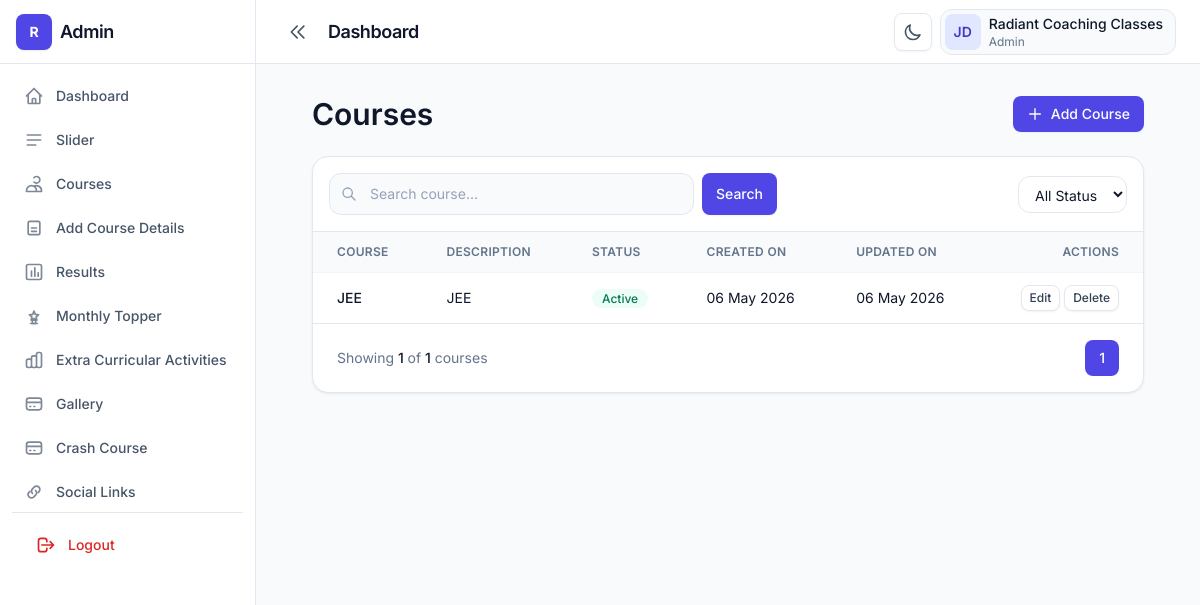
Page /courses.php (signed in) on the earlier database version.
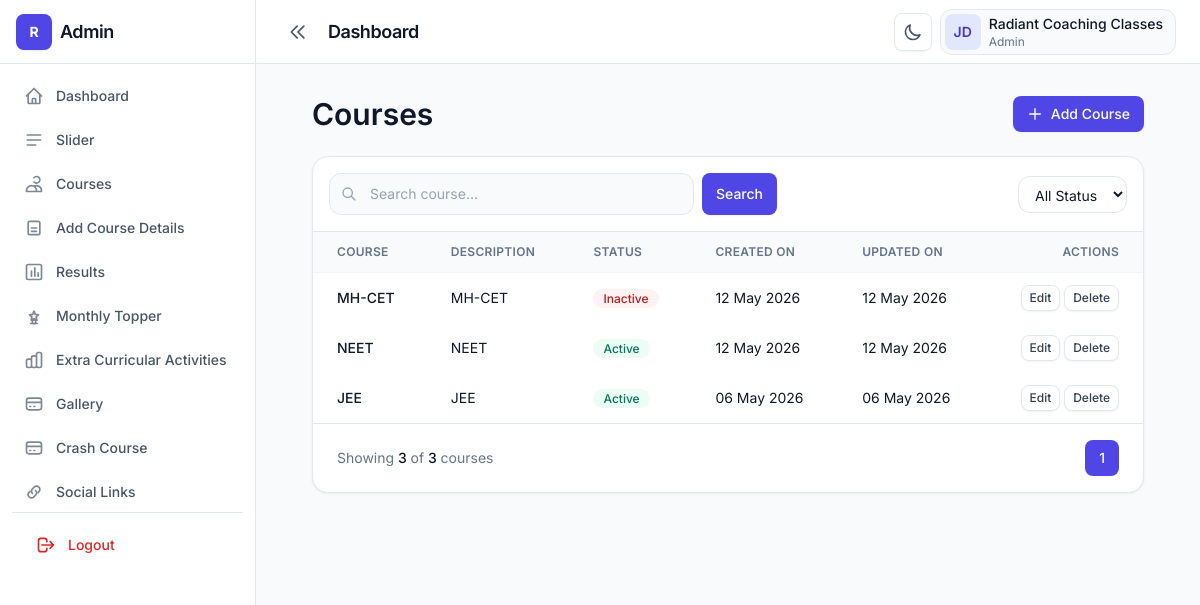
Same page on the later database version.
### tables this page shows
CREATE TABLE IF NOT EXISTS `courses` (
  `id` int NOT NULL AUTO_INCREMENT,
  `title` varchar(100) DEFAULT NULL,
  `description` text,
  `status` tinyint(1) DEFAULT '1',
  `created_at` timestamp NULL DEFAULT CURRENT_TIMESTAMP,
  `updated_at` timestamp NULL DEFAULT CURRENT_TIMESTAMP ON UPDATE CURRENT_TIMESTAMP,
  PRIMARY KEY (`id`)
);

### src/courses.php (the view, shortened to what the changed rows need)
<?php
include('../conn.php');
$search = $_GET['search'] ?? '';
$status = $_GET['status'] ?? '';
$page = isset($_GET['page'])
  ? (int)$_GET['page']
  : 1;
$limit = 5;
$offset = ($page - 1) * $limit;
$query = "
SELECT *
FROM courses
WHERE 1
";
$params = [];
$countQuery = "
SELECT COUNT(*) as total
FROM courses
WHERE 1
";
$countStmt = $conn->prepare($countQuery);
$countStmt->execute($params);
$totalRecords =
  $countStmt->fetch(PDO::FETCH_ASSOC)['total'];
$totalPages =
  ceil($totalRecords / $limit);
$query .= "
ORDER BY id DESC
LIMIT $limit OFFSET $offset
";
$stmt = $conn->prepare($query);
$stmt->execute($params);
$courses = $stmt->fetchAll(PDO::FETCH_ASSOC);
?>
<!DOCTYPE html>
<html lang="en" class="h-full">
<head>
  <link rel="stylesheet" href="../dist/css/output.css" />
</head>
<body class="h-full bg-slate-50 text-slate-900 dark:bg-slate-950 dark:text-slate-100">
  <div class="flex min-h-full">
    <div class="flex min-h-screen flex-1 flex-col lg:min-h-0">
      <?php
      include('header.php');
      ?>
      <main class="flex-1 overflow-auto p-4 lg:p-8">
        <div class="container">
          <div class="mb-6 flex flex-col gap-4 sm:flex-row sm:flex-wrap sm:items-center sm:justify-between">
            <div class="min-w-0 flex-1">
              <h2 class="text-display-sm text-slate-900 dark:text-white">Courses</h2>
            </div>
          </div>
          <div class="rounded-2xl border border-slate-200 bg-white shadow-card dark:border-slate-800 dark:bg-slate-900">
            <div class="overflow-x-auto">
              <table class="w-full min-w-[640px] text-left text-sm">
                <thead class="border-b border-slate-100 bg-slate-50 text-xs uppercase tracking-wide text-slate-500 dark:border-slate-800 dark:bg-slate-900/80 dark:text-slate-400">
                  <tr>
                    <th class="px-4 py-3 font-semibold lg:px-6">Course</th>
                    <th class="px-4 py-3 font-semibold lg:px-6">Description</th>
                    <th class="px-4 py-3 font-semibold lg:px-6">Status</th>
                    <th class="px-4 py-3 font-semibold lg:px-6">Created On</th>
                    <th class="px-4 py-3 font-semibold lg:px-6">Updated On</th>
                    <th class="px-4 py-3 text-right font-semibold lg:px-6">Actions</th>
                  </tr>
                </thead>
                <tbody>
                  <?php foreach ($courses as $course) { ?>
                    <tr class="hover:bg-slate-50 dark:hover:bg-slate-800/40">
                      <td class="px-4 py-3 lg:px-6">
                        <div class="font-medium">
                          <?php echo $course['title']; ?>
                        </div>
                      </td>
                      <td class="px-4 py-3 lg:px-6">
                        <?php echo $course['description']; ?>
                      </td>
                      <td class="px-4 py-3 lg:px-6">
                        <?php if ($course['status']) { ?>
                          <span class="rounded-full bg-emerald-50 px-2.5 py-0.5 text-xs font-medium text-emerald-700">
                            Active
                          </span>
                        <?php } else { ?>
                          <span class="rounded-full bg-red-50 px-2.5 py-0.5 text-xs font-medium text-red-700">
                            Inactive
                          </span>
                        <?php } ?>
                      </td>
                      <td class="px-4 py-3 lg:px-6">
                        <?php echo date('d M Y', strtotime($course['created_at'])); ?>
                      </td>
                      <td class="px-4 py-3 lg:px-6">
                        <?php echo date('d M Y', strtotime($course['updated_at'])); ?>
                      </td>
                      <td class="px-4 py-3 text-right lg:px-6">
                        <a href="edit-course.php?id=<?php echo $course['id']; ?>"
                          class="btn btn-secondary px-2 py-1 text-xs">
                          Edit
                        </a>
                        <a href="delete-course.php?id=<?php echo $course['id']; ?>"
                          onclick="return confirm('Delete this course?')"
                          class="btn btn-secondary px-2 py-1 text-xs">
                          Delete
                        </a>
                      </td>
                    </tr>
                  <?php } ?>
                </tbody>
              </table>
            </div>
            <div class="flex flex-col items-center justify-between gap-4 border-t border-slate-200 px-4 py-4 dark:border-slate-800 sm:flex-row lg:px-6">
              <p class="text-sm text-slate-500 dark:text-slate-400">
                Showing
                <span class="font-medium text-slate-900 dark:text-white">
                  <?php echo count($courses); ?>
                </span>
                of
                <span class="font-medium text-slate-900 dark:text-white">
                  <?php echo $totalRecords; ?>
                </span>
                courses
              </p>
              <div class="flex items-center gap-2">
                <?php for ($i = 1; $i <= $totalPages; $i++) { ?>
                  <a
                    href="?page=<?php echo $i; ?>&search=<?php echo $search; ?>&status=<?php echo $status; ?>"
                    class="
                rounded-lg px-3.5 py-2 text-sm font-medium
                <?php
                  if ($page == $i) {
                    echo '
                    bg-brand-600
                    text-white
                    ';
                  }
                ?>
                ">
                    <?php echo $i; ?>
                  </a>
                <?php } ?>
              </div>
            </div>
          </div>
        </div>
      </main>
    </div>
  </div>
</body>
</html>

Differences in the rows shown:
added courses: title "MH-CET", description "MH-CET", status "Inactive", created_at "12 May 2026", updated_at "12 May 2026"
added courses: title "NEET", description "NEET", status "Active", created_at "12 May 2026", updated_at "12 May 2026"
Other differences:
count($courses): "1" → "3"
$totalRecords: "1" → "3"
